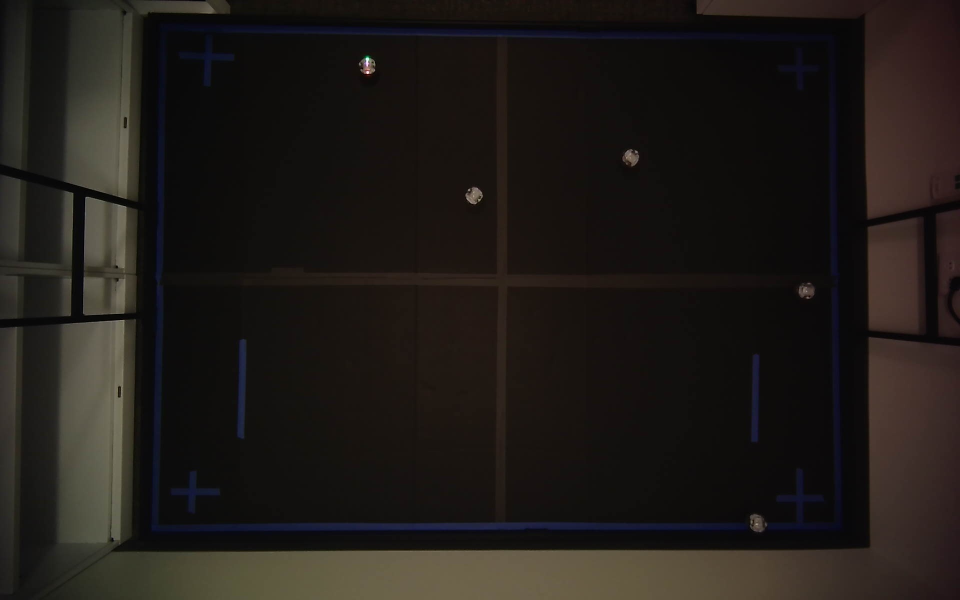
#> input picture recordings/first_frame.jpg, 1920 x 1200 px (shown at 1/2 size); its folder holds only this picture in this run
$ python -i template.py   (imports and definitions only)
#> lines starting #> are read from the running program, lines starting #| are printed output that depends on the picture; after the words box and inside, x2 and y2 are one past the last pixel; in counts of white or black regions, pixels touching at a corner belong together
#!/usr/bin/env python3
"""Colour-invariant shape template for overhead Sphero detection (pure, no ROS).

The pattern is a circular ball with a square LED matrix in the middle and two
bright point LEDs on opposite sides. The points rotate with the robot's heading,
so matching runs over a bank of rotated templates.

Geometry measured on the overhead global-shutter camera at 1280x720:
    ball diameter        33-35 px  (BALL_D)
    matrix square        26-32 px  (SQUARE)
    point separation     25.8-25.9 px, diametrically opposed (PT_SEP)

Matching uses TM_CCOEFF_NORMED, which is contrast-invariant. That is what makes
detection work when the matrix is off -- but it also means the correlation will
happily lock onto sensor noise on a near-black arena. Measured: without a
brightness gate a 1280x720 frame yields 74 false positives whose scores reach
0.634 against a true-robot 0.668. `min_bright` is therefore load-bearing, not an
optimisation.

Two-stage structure
-------------------
`bright_components` (mask + connected components) and `match_bank_at` (rotation
bank over one small window) are the two halves of `detect_roi`, exposed
separately so the node can run the mask ONCE per frame and dispatch only the
per-candidate half to a thread pool. `detect_roi` is defined as their
composition, so the validated algorithm cannot drift from the split version --
`test_template.py` asserts the two agree exactly.
"""

import cv2
import numpy as np

BALL_D = 34
SQUARE = 28
PT_SEP = 26
PT_R = 3


# [25 lines left out: functions build_template, rotate, bank, not called in this run]


def bright_components(gray, min_bright=60, min_area=30, dilate_half=20):
    """Candidate robots from a brightness mask.

    Returns [(cx, cy, area, (x, y, w, h))] -- centroid, pixel area and bbox of
    each connected bright region. The dilation merges a robot's matrix and its
    point LEDs into one component; without it a single robot yields three.
    """
    mask = cv2.dilate((gray >= min_bright).astype(np.uint8),
                      np.ones((dilate_half, dilate_half), np.uint8))
    n, _lbl, stats, cent = cv2.connectedComponentsWithStats(mask, 8)
    out = []
    for i in range(1, n):
        area = int(stats[i, 4])
        if area < min_area:
            continue
        out.append((int(cent[i][0]), int(cent[i][1]), area,
                    (int(stats[i, 0]), int(stats[i, 1]),
                     int(stats[i, 2]), int(stats[i, 3]))))
    return out


def bright_components_scaled(gray, min_bright=60, min_area=30, dilate_half=20,
                             scale=1):
    """`bright_components` run on a downsampled copy, centroids scaled back up.

    The candidate mask is the pipeline's bottleneck: a 20x20 dilation over a
    2.3 MP frame costs 31.6 ms, versus 0.93 ms to actually match one candidate.
    Halving the resolution first drops that to 5.2 ms and, measured on a real
    1920x1200 frame, returns byte-identical detections -- because the centroid
    only has to be good enough to centre the match window, and `pad_extra`
    absorbs the residual error.

    Do NOT compensate by widening `pad_extra` too far: at pad 12 the larger
    response map started admitting false positives (7 hits where 5 are real).
    pad 8 with scale 2 was exact.
    """
    if scale is None or scale <= 1:
        return bright_components(gray, min_bright, min_area, dilate_half)
    s = int(scale)
    small = cv2.resize(gray, None, fx=1.0 / s, fy=1.0 / s,
                       interpolation=cv2.INTER_AREA)
    comps = bright_components(small, min_bright, max(4, min_area // (s * s)),
                              max(3, dilate_half // s))
    return [(cx * s, cy * s, area * s * s,
             (bx * s, by * s, bw * s, bh * s))
            for cx, cy, area, (bx, by, bw, bh) in comps]


# [92 lines left out: functions match_bank_at, detect_roi, detect, not called in this run]

>>> import cv2
>>> picture = cv2.imread('../../../recordings/first_frame.jpg', cv2.IMREAD_GRAYSCALE)
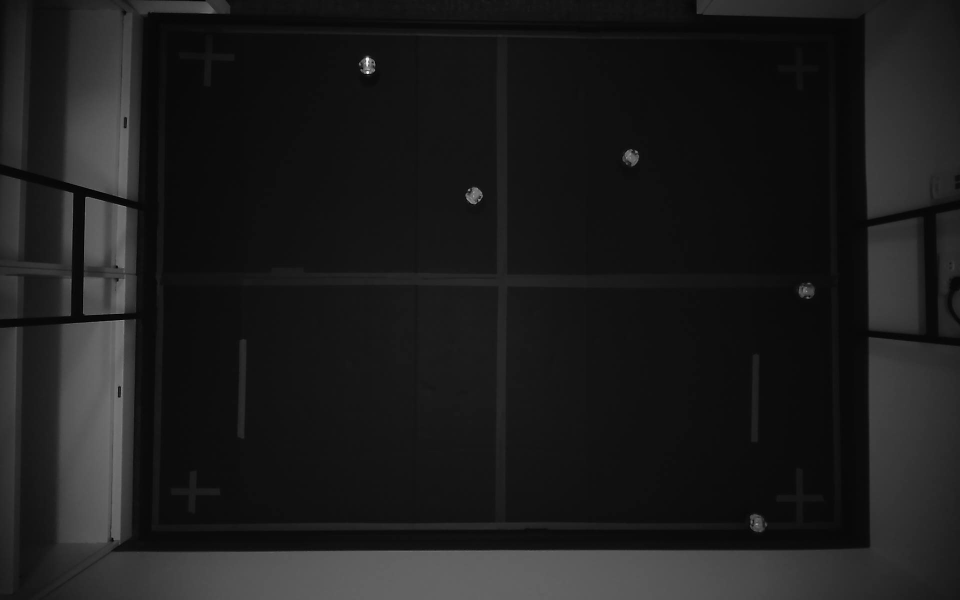
#> picture: shape (1200, 1920) (shown at 1/2 size); min 0, max 254, mean 28.3
>>> result = bright_components_scaled(picture)
#> in bright_components, `mask = cv2.dilate((gray >= min_bright).astype(np.uint8), np.ones((dila..`:
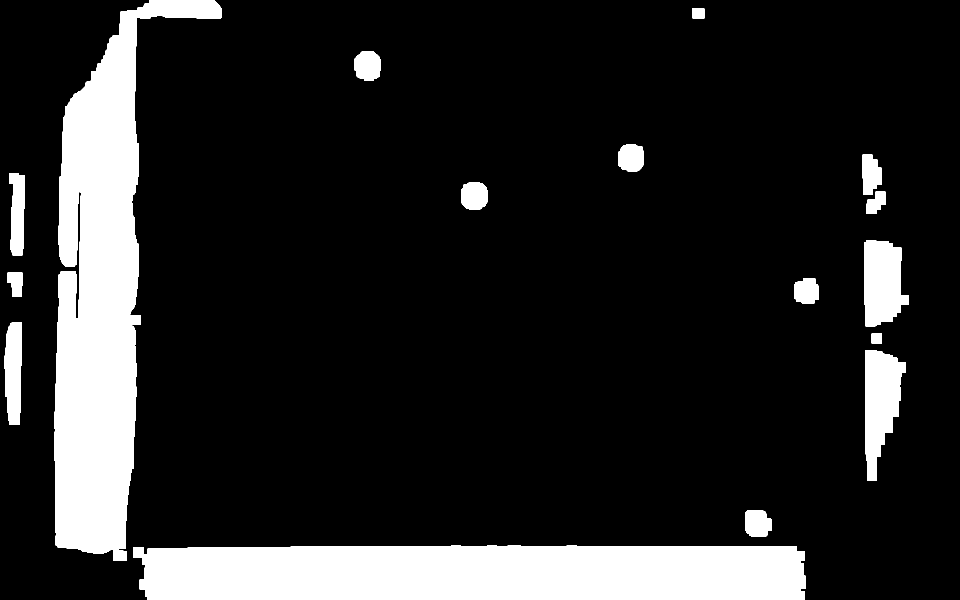
#> mask: shape (1200, 1920) (shown at 1/2 size); values 0 (black) and 1 (white), 15.2% white; 17 white regions, largest, box (x1, y1, x2, y2) and area: (109, 0, 444, 1108) 154210, (266, 1091, 1611, 1200) 141914, (1730, 700, 1812, 962) 13621
#> in bright_components, `n, _lbl, stats, cent = cv2.connectedComponentsWithStats(mask, 8)`:
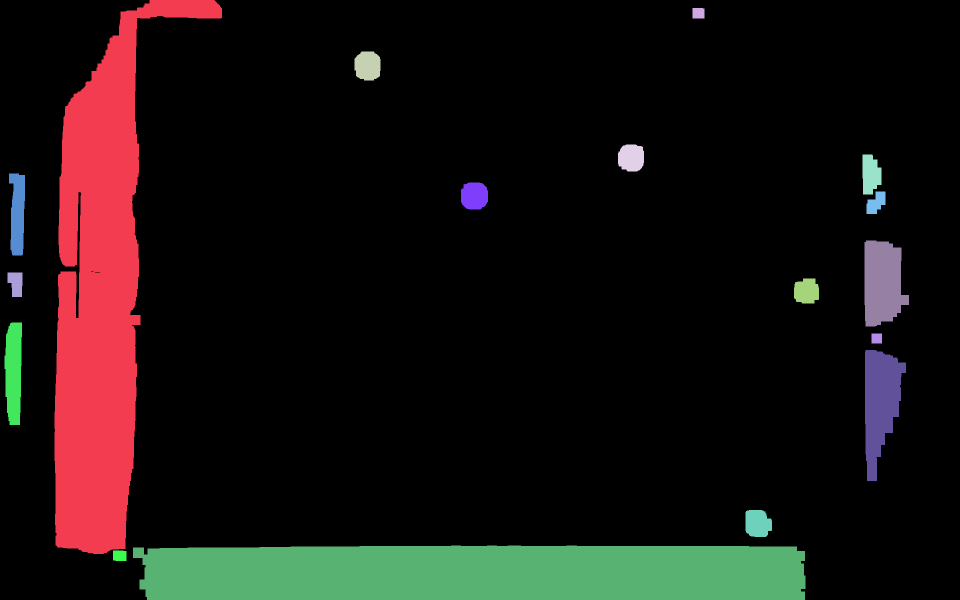
#> _lbl: shape (1200, 1920) int32 (shown at 1/2 size); 18 distinct labels, from 0 to 17; one colour per label, 0 black
#> in bright_components, `n, _lbl, stats, cent = cv2.connectedComponentsWithStats(mask, 8)`: n = 18; stats = 18 rows, first 6: [0, 0, 1920, 1200, 1953645], [109, 0, 335, 1108, 154210], [1385, 16, 24, 21, 501], [709, 103, 52, 58, 2609], [1236, 289, 52, 54, 2435], [1725, 309, 38, 80, 2449]; cent = 18 rows, first 8: [1012.1, 560.6], [201.9, 587.6], [1396.4, 26.06], [735, 131.4], [1262.1, 315.2], [1741, 348.4], [34.81, 427.1], [948.4, 391.4]
#> the loop in bright_components, `for i in range(1, n):` made 17 passes
#> area on passes 1 to 12: 154210, 501, 2609, 2435, 2449, 4208, 2545, 1172, 11883, 1205, 2146, 6026
#> after the loop in bright_components, `for i in range(1, n):`: out = 17 items
#> result = 17 items
